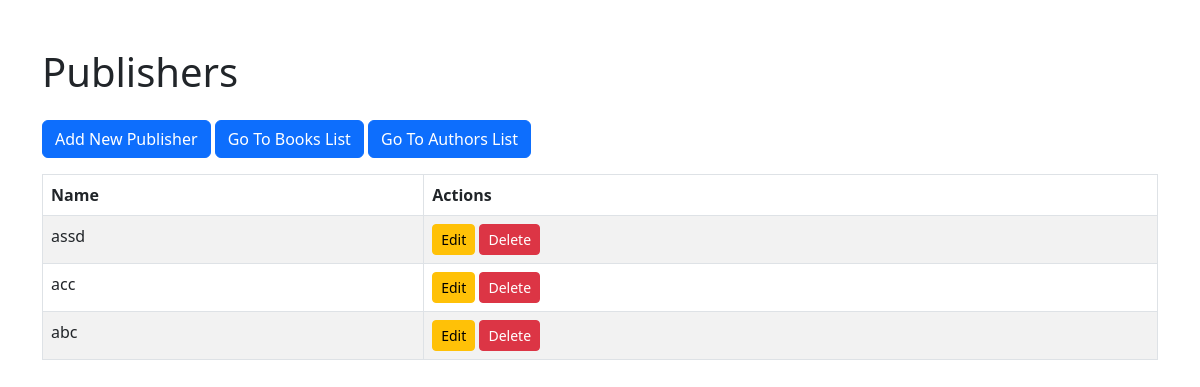
Screenshot of /publishers/ with the database file from the repository.
### web/models.py (models this page shows, shortened)
class Publisher(models.Model):
    name = models.CharField(max_length=100)

### web/views.py (the view)
# urls.py: path('publishers/', views.publisher_list, name='publisher_list'),
def publisher_list(request):
    publishers = Publisher.objects.all()
    return render(request, 'web/publishers/list.html', {'publishers': publishers})

### web/templates/web/publishers/list.html (shortened to what this page needs)
<!DOCTYPE html>
<html lang="">
<head>
    <link href="https://cdn.jsdelivr.net/npm/bootstrap@5.3.0-alpha3/dist/css/bootstrap.min.css" rel="stylesheet">
</head>
<body>
    <div class="container mt-5">
        <h1 class="mb-4">Publishers</h1>
        <a href="{% url 'publisher_create' %}" class="btn btn-primary mb-3">Add New Publisher</a>
        <a href="{% url 'book_list' %}" class="btn btn-primary mb-3">Go To Books List</a>
        <a href="{% url 'author_list' %}" class="btn btn-primary mb-3">Go To Authors List</a>
        <table class="table table-bordered table-striped">
            <thead>
                <tr>
                    <th>Name</th>
                    <th>Actions</th>
                </tr>
            </thead>
            <tbody>
                {% for publisher in publishers %}
                    <tr>
                        <td>{{ publisher.name }}</td>
                        <td>
                            <a href="{% url 'publisher_update' publisher.pk %}" class="btn btn-sm btn-warning">Edit</a>
                            <a href="{% url 'publisher_delete' publisher.pk %}" class="btn btn-sm btn-danger">Delete</a>
                        </td>
                    </tr>
                {% endfor %}
            </tbody>
        </table>
    </div>
</body>
</html>

### rows the page displays
Publisher: name "assd"
Publisher: name "acc"
Publisher: name "abc"
